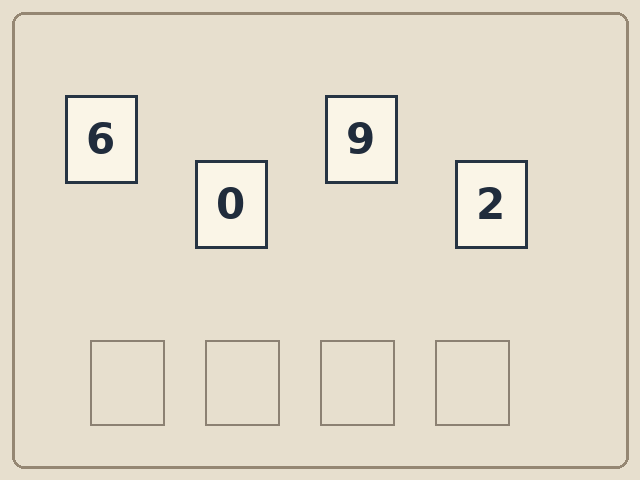
#> input picture experiments/raw_execution_archive/auxiliary/28e49028b36049d3a2b39af85cfb6ffb0e59cc729a37c23cfb273c4d0058e61b.png, 640 x 480 px
$ python -i foreground.py   (imports and definitions only)
#> lines starting #> are read from the running program, lines starting #| are printed output that depends on the picture; after the words box and inside, x2 and y2 are one past the last pixel; in counts of white or black regions, pixels touching at a corner belong together
"""Appearance-only foreground components in the observed tabletop band."""
import cv2
import numpy as np

def boxes(rgb,ymax=325):
#> called with ymax = 325
 hsv=cv2.cvtColor(rgb,cv2.COLOR_RGB2HSV);h,s,v=cv2.split(hsv)
#> after `hsv = cv2.cvtColor(rgb, cv2.COLOR_RGB2HSV)`: hsv: shape (480, 640, 3); mean H, S, V 21.7, 29.6, 226.8
#> after `h, s, v = cv2.split(hsv)`:
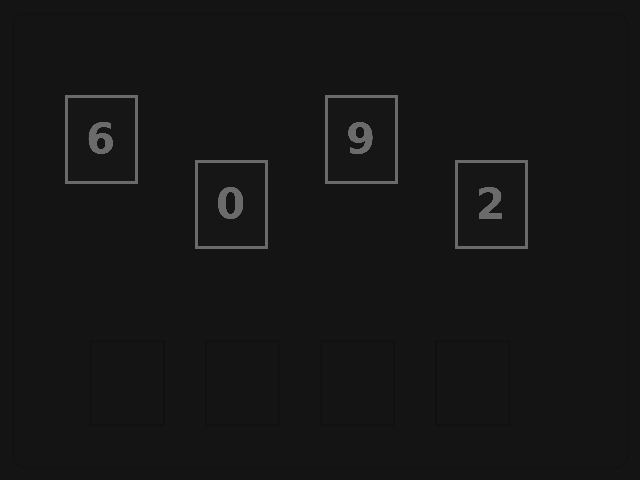
#> h: shape (480, 640); min 17, max 108, mean 21.7
#> after `h, s, v = cv2.split(hsv)`:
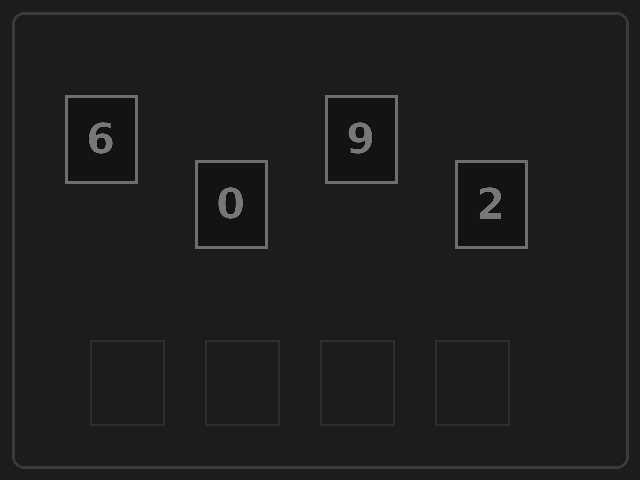
#> s: shape (480, 640); min 3, max 119, mean 29.6
#> after `h, s, v = cv2.split(hsv)`:
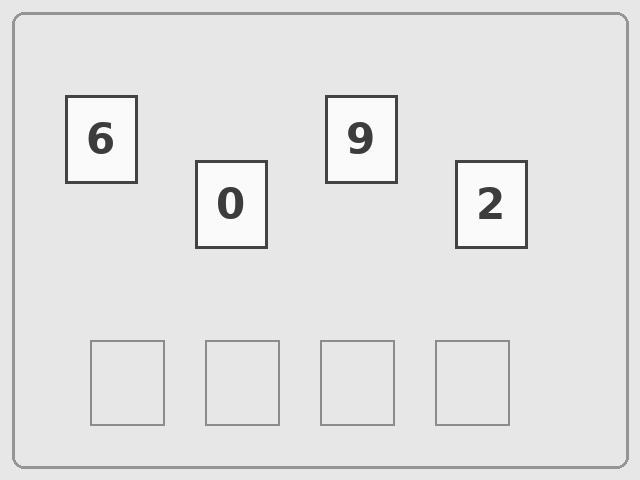
#> v: shape (480, 640); min 60, max 250, mean 226.8
 fg=((s<60)&(v>125))|((v<75)&((s<80)|(h>35)))|(((h<5)|(h>35))&(s>50)&(v>80))|((h<30)&(s<125)&(v>190))
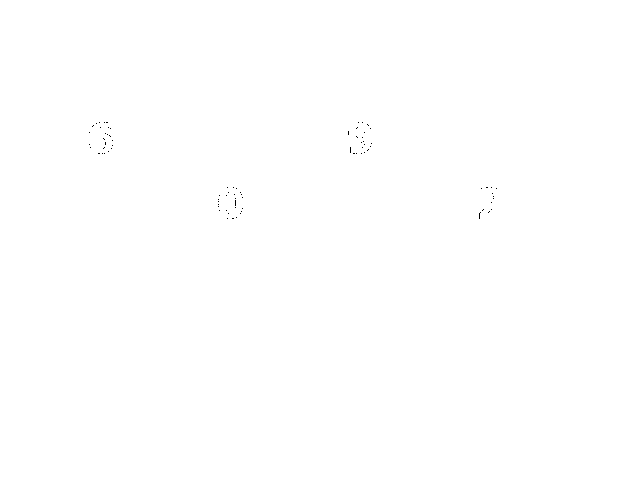
#> fg: shape (480, 640) bool; 100% white; black in thin lines or dots, all inside (x1, y1, x2, y2) = (89, 122, 497, 219)
 roi=np.zeros(fg.shape,np.uint8);roi[212:ymax,85:555]=fg[212:ymax,85:555]
#> after `roi[212:ymax, 85:555] = fg[212:ymax, 85:555]`:
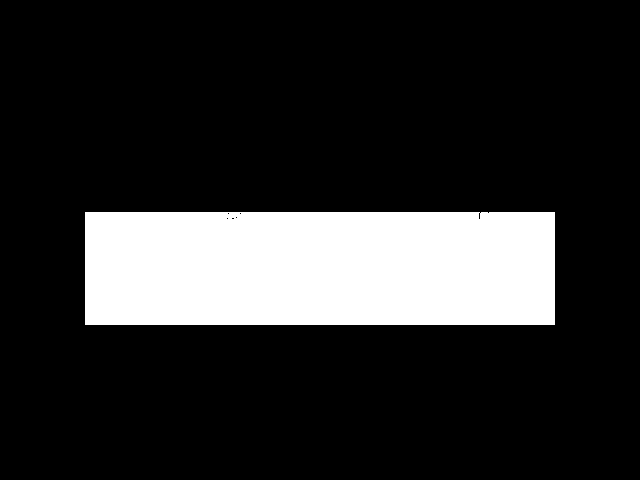
#> roi: shape (480, 640); values 0 (black) and 1 (white), 17.3% white; 1 white region, box (x1, y1, x2, y2) and area: (85, 212, 555, 325) 53096
 roi=cv2.morphologyEx(roi,cv2.MORPH_CLOSE,np.ones((3,3),np.uint8))
#> roi: shape (480, 640); values 0 (black) and 1 (white), 17.3% white; 1 white region, box (x1, y1, x2, y2) and area: (85, 212, 555, 325) 53110
 n,labels,stats,centers=cv2.connectedComponentsWithStats(roi)
#> n = 2; stats = [[0, 0, 640, 480, 254090], [85, 212, 470, 113, 53110]]; centers = [[319.5, 233.5], [319.5, 268]]
 result=[]
 for x,y,w,h,area in stats[1:]:
  if area<35 or max(w,h)>110 or min(w,h)<3 or area>6500:continue
  result.append(np.array([x-2,y-2,x+w+2,y+h+2],float))
#> this loop made 1 pass
#> after the loop, result = []
 return result

def covered(dino,fg):
 inter=np.maximum(0,np.minimum(dino[2:],fg[2:])-np.maximum(dino[:2],fg[:2])).prod()
 fa=(fg[2:]-fg[:2]).prod();da=(dino[2:]-dino[:2]).prod()
 return inter/max(1,min(fa,da))>.6 and fa<2.5*da

>>> import cv2
>>> picture = cv2.cvtColor(cv2.imread('../../../../../../../raw_execution_archive/auxiliary/28e49028b36049d3a2b39af85cfb6ffb0e59cc729a37c23cfb273c4d0058e61b.png'), cv2.COLOR_BGR2RGB)
>>> result = boxes(picture)
#> result = []

$ run again, on experiments/raw_execution_archive/auxiliary/564a684ffadc8b3bb94a62a06989ccddcc3adbde7543226c2d85eb186f91d839.png
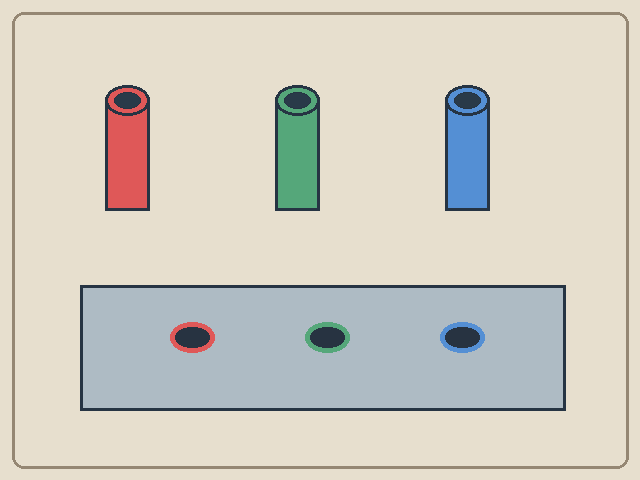
#> input picture experiments/raw_execution_archive/auxiliary/564a684ffadc8b3bb94a62a06989ccddcc3adbde7543226c2d85eb186f91d839.png, 640 x 480 px
#> hsv: shape (480, 640, 3); mean H, S, V 39, 36.6, 216.6
#> in boxes, `h, s, v = cv2.split(hsv)`:
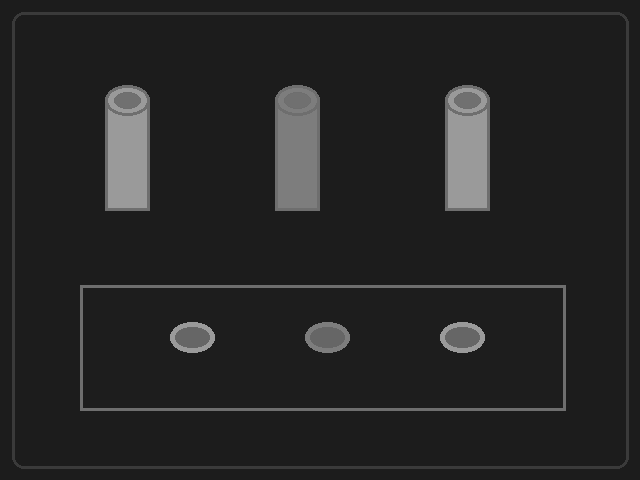
#> s: shape (480, 640); min 28, max 154, mean 36.6
#> in boxes, `h, s, v = cv2.split(hsv)`:
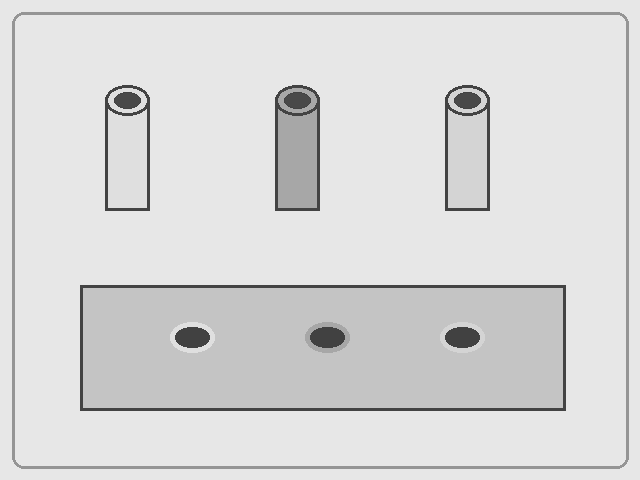
#> v: shape (480, 640); min 65, max 231, mean 216.6
#> fg: shape (480, 640) bool; every value is 1
#> roi: shape (480, 640); values 0 (black) and 1 (white), 17.3% white; 1 white region, box (x1, y1, x2, y2) and area: (85, 212, 555, 325) 53110
#> n = 2; stats = [[0, 0, 640, 480, 254090], [85, 212, 470, 113, 53110]]; centers = [[319.5, 233.5], [319.5, 268]]
#> the loop in boxes, `for x,y,w,h,area in stats[1:]:` made 1 pass
#> after the loop in boxes, `for x,y,w,h,area in stats[1:]:`: result = []
